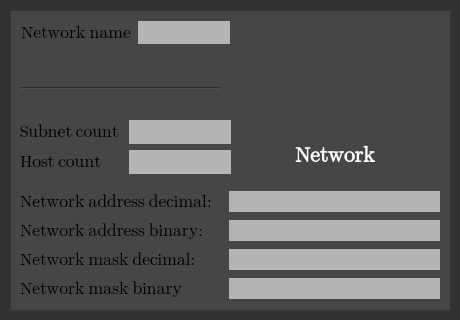
<?xml version="1.0" encoding="UTF-8"?>
<ui version="4.0">
 <class>NetworkDialog</class>
 <widget class="QDialog" name="NetworkDialog">
  <property name="geometry">
   <rect>
    <x>0</x>
    <y>0</y>
    <width>460</width>
    <height>320</height>
   </rect>
  </property>
  <property name="windowTitle">
   <string>Network</string>
  </property>
  <property name="styleSheet">
   <string notr="true">background-color: rgb(50, 50, 50)</string>
  </property>
  <widget class="QFrame" name="frame">
   <property name="geometry">
    <rect>
     <x>10</x>
     <y>10</y>
     <width>441</width>
     <height>301</height>
    </rect>
   </property>
   <property name="font">
    <font>
     <weight>50</weight>
     <bold>false</bold>
    </font>
   </property>
   <property name="styleSheet">
    <string notr="true">background-color: rgb(70, 70, 70)</string>
   </property>
   <property name="frameShape">
    <enum>QFrame::StyledPanel</enum>
   </property>
   <property name="frameShadow">
    <enum>QFrame::Raised</enum>
   </property>
   <widget class="QLabel" name="imageLabel">
    <property name="geometry">
     <rect>
      <x>270</x>
      <y>10</y>
      <width>120</width>
      <height>120</height>
     </rect>
    </property>
    <property name="autoFillBackground">
     <bool>false</bool>
    </property>
    <property name="styleSheet">
     <string notr="true"/>
    </property>
    <property name="text">
     <string/>
    </property>
    <property name="scaledContents">
     <bool>false</bool>
    </property>
    <property name="alignment">
     <set>Qt::AlignCenter</set>
    </property>
   </widget>
   <widget class="QLabel" name="label_5">
    <property name="geometry">
     <rect>
      <x>11</x>
      <y>11</y>
      <width>111</width>
      <height>23</height>
     </rect>
    </property>
    <property name="font">
     <font>
      <family>Segoe UI Emoji</family>
      <pointsize>13</pointsize>
      <weight>50</weight>
      <italic>false</italic>
      <bold>false</bold>
     </font>
    </property>
    <property name="text">
     <string>Network name</string>
    </property>
   </widget>
   <widget class="QLabel" name="networkName">
    <property name="geometry">
     <rect>
      <x>128</x>
      <y>11</y>
      <width>92</width>
      <height>23</height>
     </rect>
    </property>
    <property name="font">
     <font>
      <family>Segoe UI Emoji</family>
      <pointsize>12</pointsize>
      <weight>50</weight>
      <italic>false</italic>
      <bold>false</bold>
     </font>
    </property>
    <property name="autoFillBackground">
     <bool>false</bool>
    </property>
    <property name="styleSheet">
     <string notr="true">background-color: rgb(180, 180, 180);
color: rgb(248, 243, 183);</string>
    </property>
    <property name="text">
     <string/>
    </property>
    <property name="alignment">
     <set>Qt::AlignCenter</set>
    </property>
   </widget>
   <widget class="Line" name="line">
    <property name="geometry">
     <rect>
      <x>10</x>
      <y>70</y>
      <width>201</width>
      <height>16</height>
     </rect>
    </property>
    <property name="orientation">
     <enum>Qt::Horizontal</enum>
    </property>
   </widget>
   <widget class="QLabel" name="label_8">
    <property name="geometry">
     <rect>
      <x>285</x>
      <y>130</y>
      <width>91</width>
      <height>31</height>
     </rect>
    </property>
    <property name="font">
     <font>
      <family>Segoe UI Emoji</family>
      <pointsize>16</pointsize>
      <weight>75</weight>
      <bold>true</bold>
     </font>
    </property>
    <property name="styleSheet">
     <string notr="true">color: rgb(255, 255, 255);</string>
    </property>
    <property name="text">
     <string>Network</string>
    </property>
   </widget>
   <widget class="QWidget" name="">
    <property name="geometry">
     <rect>
      <x>10</x>
      <y>110</y>
      <width>211</width>
      <height>54</height>
     </rect>
    </property>
    <layout class="QGridLayout" name="gridLayout_2">
     <item row="0" column="0">
      <widget class="QLabel" name="label_6">
       <property name="font">
        <font>
         <family>Segoe UI Emoji</family>
         <pointsize>13</pointsize>
         <weight>50</weight>
         <italic>false</italic>
         <bold>false</bold>
        </font>
       </property>
       <property name="text">
        <string>Subnet count</string>
       </property>
      </widget>
     </item>
     <item row="0" column="1">
      <widget class="QLabel" name="subnetCount">
       <property name="font">
        <font>
         <family>Segoe UI Emoji</family>
         <pointsize>12</pointsize>
         <weight>50</weight>
         <italic>false</italic>
         <bold>false</bold>
        </font>
       </property>
       <property name="autoFillBackground">
        <bool>false</bool>
       </property>
       <property name="styleSheet">
        <string notr="true">background-color: rgb(180, 180, 180);
color: rgb(248, 243, 183);</string>
       </property>
       <property name="text">
        <string/>
       </property>
       <property name="alignment">
        <set>Qt::AlignCenter</set>
       </property>
      </widget>
     </item>
     <item row="1" column="0">
      <widget class="QLabel" name="label_7">
       <property name="font">
        <font>
         <family>Segoe UI Emoji</family>
         <pointsize>13</pointsize>
         <weight>50</weight>
         <italic>false</italic>
         <bold>false</bold>
        </font>
       </property>
       <property name="text">
        <string>Host count</string>
       </property>
      </widget>
     </item>
     <item row="1" column="1">
      <widget class="QLabel" name="hostCount">
       <property name="font">
        <font>
         <family>Segoe UI Emoji</family>
         <pointsize>12</pointsize>
         <weight>50</weight>
         <italic>false</italic>
         <bold>false</bold>
        </font>
       </property>
       <property name="autoFillBackground">
        <bool>false</bool>
       </property>
       <property name="styleSheet">
        <string notr="true">background-color: rgb(180, 180, 180);
color: rgb(248, 243, 183);</string>
       </property>
       <property name="text">
        <string/>
       </property>
       <property name="alignment">
        <set>Qt::AlignCenter</set>
       </property>
      </widget>
     </item>
    </layout>
   </widget>
   <widget class="QLabel" name="networkMaskBinary">
    <property name="geometry">
     <rect>
      <x>219</x>
      <y>268</y>
      <width>211</width>
      <height>21</height>
     </rect>
    </property>
    <property name="font">
     <font>
      <family>Segoe UI Emoji</family>
      <pointsize>8</pointsize>
      <weight>75</weight>
      <italic>false</italic>
      <bold>true</bold>
     </font>
    </property>
    <property name="autoFillBackground">
     <bool>false</bool>
    </property>
    <property name="styleSheet">
     <string notr="true">background-color: rgb(180, 180, 180);
color: rgb(248, 243, 183);</string>
    </property>
    <property name="text">
     <string/>
    </property>
    <property name="alignment">
     <set>Qt::AlignCenter</set>
    </property>
   </widget>
   <widget class="QLabel" name="networkMaskDecimal">
    <property name="geometry">
     <rect>
      <x>219</x>
      <y>239</y>
      <width>211</width>
      <height>21</height>
     </rect>
    </property>
    <property name="font">
     <font>
      <family>Segoe UI Emoji</family>
      <pointsize>12</pointsize>
      <weight>75</weight>
      <italic>false</italic>
      <bold>true</bold>
     </font>
    </property>
    <property name="autoFillBackground">
     <bool>false</bool>
    </property>
    <property name="styleSheet">
     <string notr="true">background-color: rgb(180, 180, 180);
color: rgb(248, 243, 183);</string>
    </property>
    <property name="text">
     <string/>
    </property>
    <property name="alignment">
     <set>Qt::AlignCenter</set>
    </property>
   </widget>
   <widget class="QLabel" name="networkAddressDecimal">
    <property name="geometry">
     <rect>
      <x>219</x>
      <y>181</y>
      <width>211</width>
      <height>21</height>
     </rect>
    </property>
    <property name="font">
     <font>
      <family>Segoe UI Emoji</family>
      <pointsize>12</pointsize>
      <weight>75</weight>
      <bold>true</bold>
     </font>
    </property>
    <property name="autoFillBackground">
     <bool>false</bool>
    </property>
    <property name="styleSheet">
     <string notr="true">background-color: rgb(180, 180, 180);
color: rgb(248, 243, 183);</string>
    </property>
    <property name="text">
     <string/>
    </property>
    <property name="alignment">
     <set>Qt::AlignCenter</set>
    </property>
   </widget>
   <widget class="QLabel" name="label_2">
    <property name="geometry">
     <rect>
      <x>10</x>
      <y>180</y>
      <width>193</width>
      <height>23</height>
     </rect>
    </property>
    <property name="font">
     <font>
      <family>Segoe UI Emoji</family>
      <pointsize>13</pointsize>
      <weight>50</weight>
      <italic>false</italic>
      <bold>false</bold>
     </font>
    </property>
    <property name="text">
     <string>Network address decimal:</string>
    </property>
   </widget>
   <widget class="QLabel" name="label">
    <property name="geometry">
     <rect>
      <x>10</x>
      <y>209</y>
      <width>182</width>
      <height>23</height>
     </rect>
    </property>
    <property name="font">
     <font>
      <family>Segoe UI Emoji</family>
      <pointsize>13</pointsize>
      <weight>50</weight>
      <italic>false</italic>
      <bold>false</bold>
     </font>
    </property>
    <property name="text">
     <string>Network address binary:</string>
    </property>
   </widget>
   <widget class="QLabel" name="label_3">
    <property name="geometry">
     <rect>
      <x>10</x>
      <y>267</y>
      <width>163</width>
      <height>23</height>
     </rect>
    </property>
    <property name="font">
     <font>
      <family>Segoe UI Emoji</family>
      <pointsize>13</pointsize>
      <weight>50</weight>
      <italic>false</italic>
      <bold>false</bold>
     </font>
    </property>
    <property name="text">
     <string>Network mask binary:</string>
    </property>
   </widget>
   <widget class="QLabel" name="label_4">
    <property name="geometry">
     <rect>
      <x>10</x>
      <y>238</y>
      <width>175</width>
      <height>23</height>
     </rect>
    </property>
    <property name="font">
     <font>
      <family>Segoe UI Emoji</family>
      <pointsize>13</pointsize>
      <weight>50</weight>
      <italic>false</italic>
      <bold>false</bold>
     </font>
    </property>
    <property name="text">
     <string>Network mask decimal:</string>
    </property>
   </widget>
   <widget class="QLabel" name="networkAddressBinary">
    <property name="geometry">
     <rect>
      <x>219</x>
      <y>210</y>
      <width>211</width>
      <height>21</height>
     </rect>
    </property>
    <property name="font">
     <font>
      <family>Segoe UI Emoji</family>
      <pointsize>8</pointsize>
      <weight>75</weight>
      <italic>false</italic>
      <bold>true</bold>
     </font>
    </property>
    <property name="autoFillBackground">
     <bool>false</bool>
    </property>
    <property name="styleSheet">
     <string notr="true">background-color: rgb(180, 180, 180);
color: rgb(248, 243, 183);</string>
    </property>
    <property name="text">
     <string/>
    </property>
    <property name="alignment">
     <set>Qt::AlignCenter</set>
    </property>
   </widget>
  </widget>
 </widget>
 <resources/>
 <connections/>
</ui>
